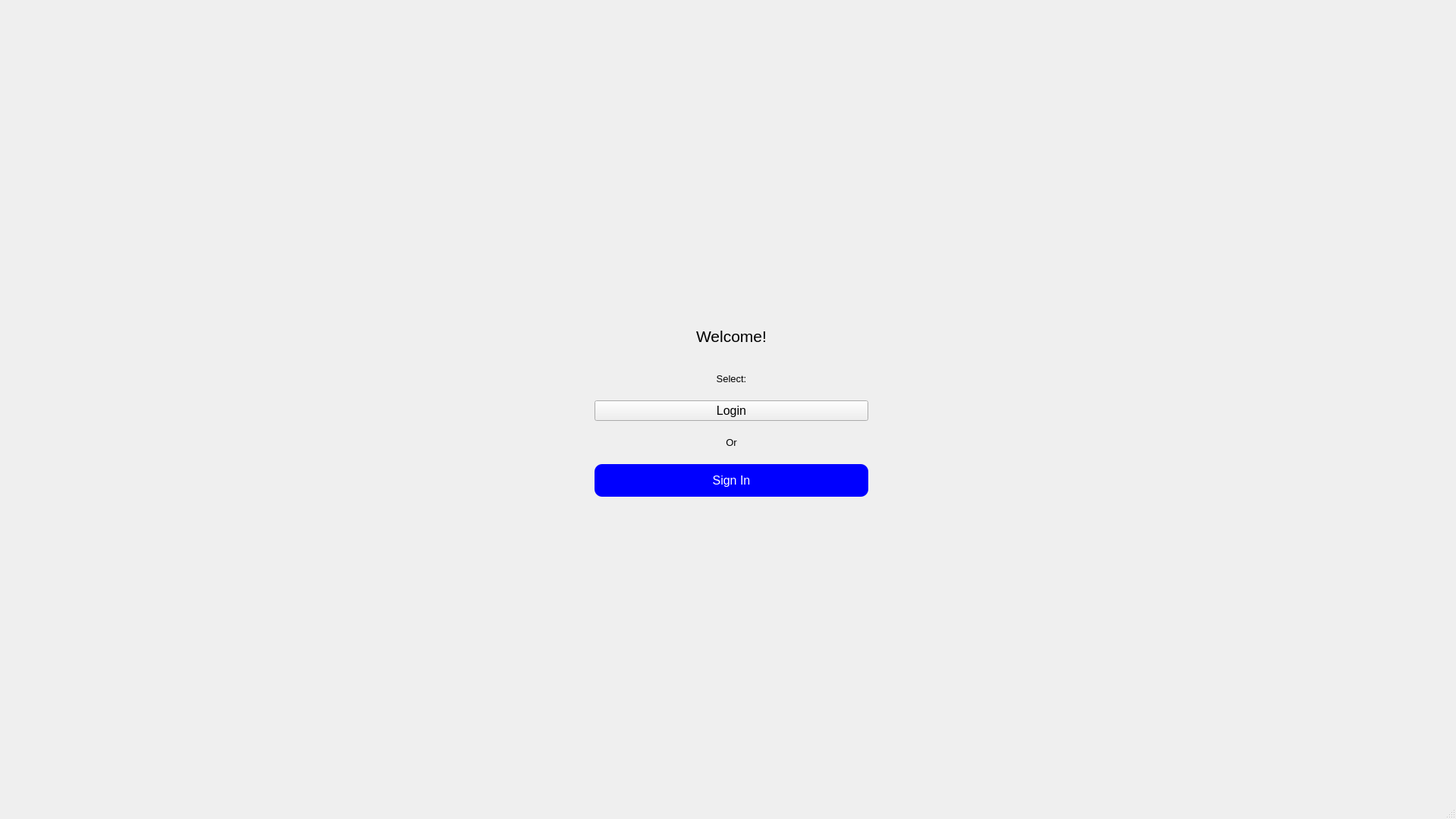
<?xml version="1.0" encoding="UTF-8"?>
<ui version="4.0">
 <class>MainWindow</class>
 <widget class="QMainWindow" name="MainWindow">
  <property name="geometry">
   <rect>
    <x>0</x>
    <y>0</y>
    <width>1920</width>
    <height>1080</height>
   </rect>
  </property>
  <property name="sizePolicy">
   <sizepolicy hsizetype="Fixed" vsizetype="Fixed">
    <horstretch>0</horstretch>
    <verstretch>0</verstretch>
   </sizepolicy>
  </property>
  <property name="windowTitle">
   <string>MainWindow</string>
  </property>
  <property name="styleSheet">
   <string notr="true">background-color:grey;
QLabel{ background-color:red}</string>
  </property>
  <widget class="QWidget" name="centralwidget">
   <widget class="QWidget" name="widget" native="true">
    <property name="geometry">
     <rect>
      <x>654</x>
      <y>200</y>
      <width>612</width>
      <height>670</height>
     </rect>
    </property>
    <property name="styleSheet">
     <string notr="true">background-color:white;
QPushButton {
background-color: #59c4f6;
padding: 12px 12px;\nbackground: blue;\nborder-radius:10px;\ncolor:white;
}</string>
    </property>
    <widget class="QWidget" name="verticalLayoutWidget">
     <property name="geometry">
      <rect>
       <x>130</x>
       <y>0</y>
       <width>361</width>
       <height>671</height>
      </rect>
     </property>
     <layout class="QVBoxLayout" name="verticalLayout">
      <item>
       <spacer name="verticalSpacer">
        <property name="orientation">
         <enum>Qt::Vertical</enum>
        </property>
        <property name="sizeHint" stdset="0">
         <size>
          <width>20</width>
          <height>40</height>
         </size>
        </property>
       </spacer>
      </item>
      <item>
       <widget class="QLabel" name="label">
        <property name="font">
         <font>
          <pointsize>16</pointsize>
         </font>
        </property>
        <property name="styleSheet">
         <string notr="true">padding:15px</string>
        </property>
        <property name="text">
         <string>Welcome!</string>
        </property>
        <property name="alignment">
         <set>Qt::AlignCenter</set>
        </property>
       </widget>
      </item>
      <item>
       <widget class="QLabel" name="label_3">
        <property name="font">
         <font>
          <pointsize>10</pointsize>
         </font>
        </property>
        <property name="styleSheet">
         <string notr="true">padding:15px</string>
        </property>
        <property name="text">
         <string>Select:</string>
        </property>
        <property name="alignment">
         <set>Qt::AlignCenter</set>
        </property>
       </widget>
      </item>
      <item>
       <widget class="QPushButton" name="pushButton">
        <property name="maximumSize">
         <size>
          <width>200000</width>
          <height>16777215</height>
         </size>
        </property>
        <property name="font">
         <font>
          <pointsize>12</pointsize>
         </font>
        </property>
        <property name="text">
         <string>Login</string>
        </property>
       </widget>
      </item>
      <item>
       <widget class="QLabel" name="label_2">
        <property name="font">
         <font>
          <pointsize>10</pointsize>
         </font>
        </property>
        <property name="styleSheet">
         <string notr="true">padding:15px </string>
        </property>
        <property name="text">
         <string>Or</string>
        </property>
        <property name="alignment">
         <set>Qt::AlignCenter</set>
        </property>
       </widget>
      </item>
      <item>
       <widget class="QPushButton" name="pushButton_2">
        <property name="maximumSize">
         <size>
          <width>16777215</width>
          <height>16777215</height>
         </size>
        </property>
        <property name="font">
         <font>
          <pointsize>12</pointsize>
         </font>
        </property>
        <property name="styleSheet">
         <string notr="true">padding: 12px 12px;
background: blue;
border-radius:10px;
color:white;</string>
        </property>
        <property name="text">
         <string>Sign In</string>
        </property>
       </widget>
      </item>
      <item>
       <spacer name="verticalSpacer_2">
        <property name="orientation">
         <enum>Qt::Vertical</enum>
        </property>
        <property name="sizeHint" stdset="0">
         <size>
          <width>20</width>
          <height>40</height>
         </size>
        </property>
       </spacer>
      </item>
     </layout>
    </widget>
   </widget>
  </widget>
  <widget class="QStatusBar" name="statusbar"/>
 </widget>
 <resources/>
 <connections/>
</ui>
